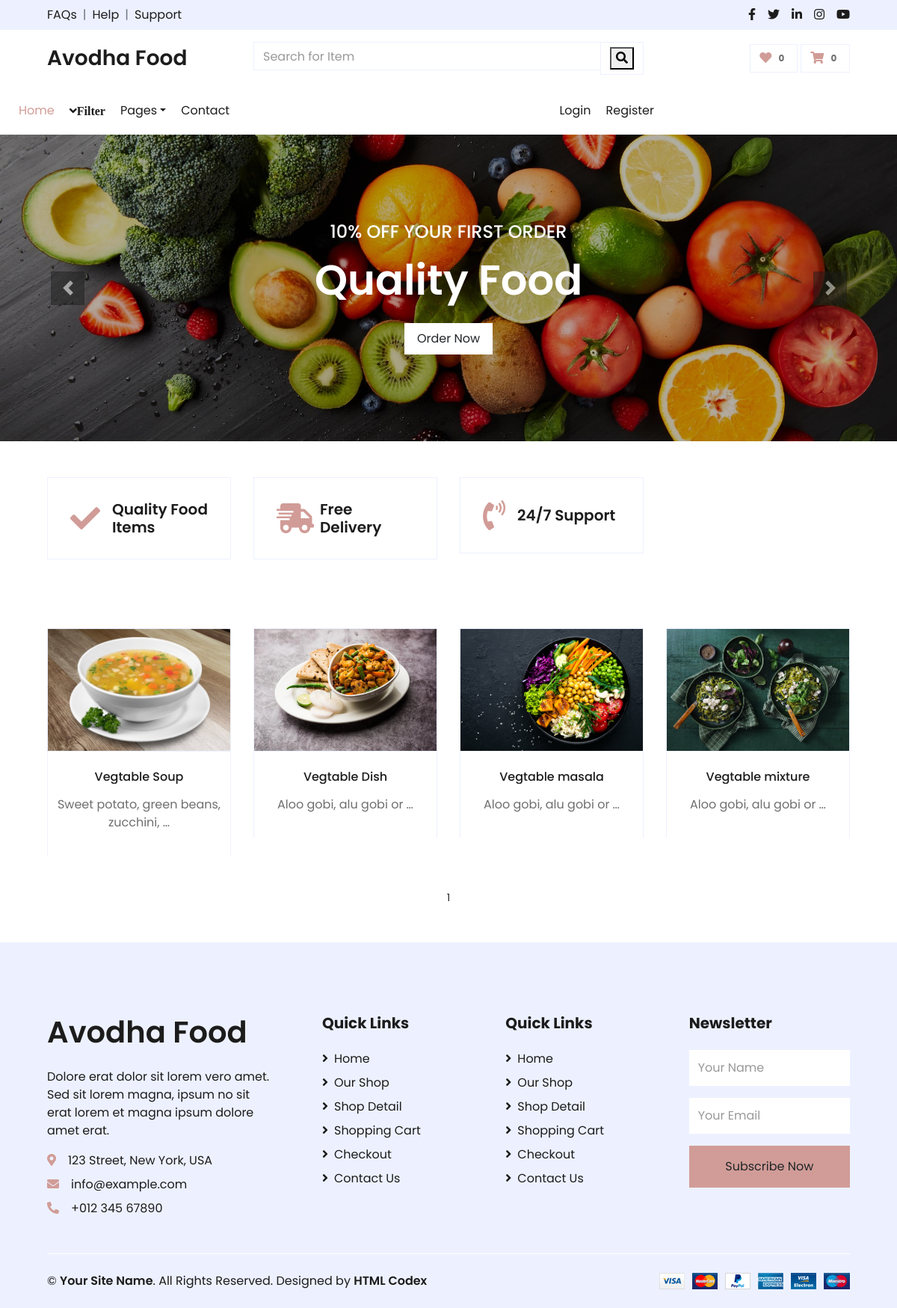
Screenshot of /vegtable-recipe/ with the database file from the repository.
### shop/models.py (models this page shows, shortened)
class Product(models.Model):
    name = models.CharField(max_length=250, unique=True)
    slug = models.SlugField(max_length=250, unique=True)
    img=models.ImageField(upload_to='product')
    desc=models.TextField()
    stock=models.IntegerField()
    available=models.BooleanField()
    price=models.IntegerField()
    category=models.ForeignKey(Category,on_delete=models.CASCADE)
    def get_url(self):
        return reverse('details',args=[self.category.slug,self.slug])

### shop/views.py (the view)
# urls.py: 2. Add a URL to urlpatterns:  path('', views.home, name='home')
def home(request,c_slug=None):
        c_page=None
        prd=None
        if c_slug!=None:
            c_page=get_object_or_404(Category,slug=c_slug)
            prd=Product.objects.filter(category=c_page, available=True)
        else:
            prd = Product.objects.all().filter(available=True)
        catg=Category.objects.all()
        paginator=Paginator(prd,8)
        try:
            page=int(request.GET.get('page','1'))
        except:
            page=1
        try:
            pro=paginator.page(page)
        except (EmptyPage,InvalidPage):
            pro=paginator.page(paginator.num_pages)
        return render(request,'index.html',{'prd': prd,'ct':catg,'page':pro})

### cart/context_processor.py (called while the page is built)
def count(request):
    item_count=0
    if 'admin' in request.path:
        return {}
    else:
        try:
            ct=CartList.objects.filter(cart_id=cart_id(request))
            cti=Items.objects.all().filter(cart=ct[:1])
            for c in cti:
                item_count+=c.quantity
        except CartList.DoesNotExist:
            item_count=0
        return dict(itc=item_count)

### cart/views.py (called while the page is built)
def cart_id(request):
    ct_id=request.session.session_key
    if not ct_id:
        ct_id= request.session.create()
    return ct_id

### shop/models.py (called while the page is built)
    def get_url(self):
        return reverse('prd_cat',args=[self.slug])

### templates/index.html (shortened to what this page needs)
{% extends 'base.html' %}
{% load static %}
{% block content %}
<!DOCTYPE html>
<html lang="en">
<head>
    <link href="https://cdnjs.cloudflare.com/ajax/libs/font-awesome/5.10.0/css/all.min.css" rel="stylesheet">
    <link href="{% static 'home/lib/owlcarousel/assets/owl.carousel.min.css'%}" rel="stylesheet">
    <link href="{% static 'home/css/style.css'%}" rel="stylesheet">
</head>
<body>
                <div id="header-carousel" class="carousel slide" data-ride="carousel">
                    <div class="carousel-inner">
                        <div class="carousel-item active" style="height: 410px;">
                            <img class="img-fluid" src="{% static 'home/img/food1.jpg'%}" alt="Image">
                            <div class="carousel-caption d-flex flex-column align-items-center justify-content-center">
                                <div class="p-3" style="max-width: 700px;">
                                    <h4 class="text-light text-uppercase font-weight-medium mb-3">10% Off Your First Order</h4>
                                    <h3 class="display-4 text-white font-weight-semi-bold mb-4">Quality Food</h3>
                                    <a href="" class="btn btn-light py-2 px-3">Order Now</a>
                                </div>
                            </div>
                        </div>
                    </div>
                    <a class="carousel-control-prev" href="#header-carousel" data-slide="prev">
                        <div class="btn btn-dark" style="width: 45px; height: 45px;">
                            <span class="carousel-control-prev-icon mb-n2"></span>
                        </div>
                    </a>
                    <a class="carousel-control-next" href="#header-carousel" data-slide="next">
                        <div class="btn btn-dark" style="width: 45px; height: 45px;">
                            <span class="carousel-control-next-icon mb-n2"></span>
                        </div>
                    </a>
                </div>
    <div class="container-fluid pt-5">
        <div class="row px-xl-5 pb-3">
            <div class="col-lg-3 col-md-6 col-sm-12 pb-1">
                <div class="d-flex align-items-center border mb-4" style="padding: 30px;">
                    <h1 class="fa fa-check text-primary m-0 mr-3"></h1>
                    <h5 class="font-weight-semi-bold m-0">Quality Food Items</h5>
                </div>
            </div>
            <div class="col-lg-3 col-md-6 col-sm-12 pb-1">
                <div class="d-flex align-items-center border mb-4" style="padding: 30px;">
                    <h1 class="fa fa-shipping-fast text-primary m-0 mr-2"></h1>
                    <h5 class="font-weight-semi-bold m-0">Free Delivery</h5>
                </div>
            </div>
            <div class="col-lg-3 col-md-6 col-sm-12 pb-1">
                <div class="d-flex align-items-center border mb-4" style="padding: 30px;">
                    <h1 class="fa fa-phone-volume text-primary m-0 mr-3"></h1>
                    <h5 class="font-weight-semi-bold m-0">24/7 Support</h5>
                </div>
            </div>
        </div>
    </div>
    <div class="container-fluid pt-5">
        <div class="row px-xl-5 pb-3">
{% for i in page.object_list %}
            <div class="col-lg-3 col-md-6 col-sm-12 pb-1">
                <div class="card product-item border-0 mb-4">
                    <div class="card-header product-img position-relative overflow-hidden bg-transparent border p-0">
                       <a href="{{i.get_url}}"> <img class="img-fluid w-100" src="{{i.img.url}}" alt=""></a>
                    </div>
                    <div class="card-body border-left border-right text-center p-0 pt-4 pb-3">
                        <h6 class="text-truncate mb-3">{{i.name}}</h6>
                        <p>{{i.desc|truncatewords:5}}</p>
                    </div>
                </div>
            </div>
{% endfor %}
        </div>
    </div>
    <center >
        {% for p in page.paginator.page_range %}
            <a href="?page={{p}}"  class="=btn btn-light btn-sm {% if pg.number == p %} active {% endif %}" >{{p}}</a>
        {% endfor %}
    </center>
    <div class="container-fluid bg-secondary text-dark mt-5 pt-5">
        <div class="row px-xl-5 pt-5">
            <div class="col-lg-4 col-md-12 mb-5 pr-3 pr-xl-5">
                <a href="" class="text-decoration-none">
                    <h1 class="mb-4 display-5 font-weight-semi-bold">Avodha Food</h1>
                </a>
                <p>Dolore erat dolor sit lorem vero amet. Sed sit lorem magna, ipsum no sit erat lorem et magna ipsum dolore amet erat.</p>
                <p class="mb-2"><i class="fa fa-map-marker-alt text-primary mr-3"></i>123 Street, New York, USA</p>
                <p class="mb-2"><i class="fa fa-envelope text-primary mr-3"></i>info@example.com</p>
                <p class="mb-0"><i class="fa fa-phone-alt text-primary mr-3"></i>+012 345 67890</p>
            </div>
            <div class="col-lg-8 col-md-12">
                <div class="row">
                    <div class="col-md-4 mb-5">
                        <h5 class="font-weight-bold text-dark mb-4">Quick Links</h5>
                        <div class="d-flex flex-column justify-content-start">
                            <a class="text-dark mb-2" href="index.html"><i class="fa fa-angle-right mr-2"></i>Home</a>
                            <a class="text-dark mb-2" href="shop.html"><i class="fa fa-angle-right mr-2"></i>Our Shop</a>
                            <a class="text-dark mb-2" href="detail.html"><i class="fa fa-angle-right mr-2"></i>Shop Detail</a>
                            <a class="text-dark mb-2" href="cart.html"><i class="fa fa-angle-right mr-2"></i>Shopping Cart</a>
                            <a class="text-dark mb-2" href="checkout.html"><i class="fa fa-angle-right mr-2"></i>Checkout</a>
                            <a class="text-dark" href="contact.html"><i class="fa fa-angle-right mr-2"></i>Contact Us</a>
                        </div>
                    </div>
                    <div class="col-md-4 mb-5">
                        <h5 class="font-weight-bold text-dark mb-4">Quick Links</h5>
                        <div class="d-flex flex-column justify-content-start">
                            <a class="text-dark mb-2" href="index.html"><i class="fa fa-angle-right mr-2"></i>Home</a>
                            <a class="text-dark mb-2" href="shop.html"><i class="fa fa-angle-right mr-2"></i>Our Shop</a>
                            <a class="text-dark mb-2" href="detail.html"><i class="fa fa-angle-right mr-2"></i>Shop Detail</a>
                            <a class="text-dark mb-2" href="cart.html"><i class="fa fa-angle-right mr-2"></i>Shopping Cart</a>
                            <a class="text-dark mb-2" href="checkout.html"><i class="fa fa-angle-right mr-2"></i>Checkout</a>
                            <a class="text-dark" href="contact.html"><i class="fa fa-angle-right mr-2"></i>Contact Us</a>
                        </div>
                    </div>
                    <div class="col-md-4 mb-5">
                        <h5 class="font-weight-bold text-dark mb-4">Newsletter</h5>
                        <form action="">
                            <div class="form-group">
                                <input type="text" class="form-control border-0 py-4" placeholder="Your Name" required="required" />
                            </div>
                            <div class="form-group">
                                <input type="email" class="form-control border-0 py-4" placeholder="Your Email"
                                    required="required" />
                            </div>
                            <div>
                                <button class="btn btn-primary btn-block border-0 py-3" type="submit">Subscribe Now</button>
                            </div>
                        </form>
                    </div>
                </div>
            </div>
        </div>
        <div class="row border-top border-light mx-xl-5 py-4">
            <div class="col-md-6 px-xl-0">
                <p class="mb-md-0 text-center text-md-left text-dark">
                    &copy; <a class="text-dark font-weight-semi-bold" href="#">Your Site Name</a>. All Rights Reserved. Designed
                    by
                    <a class="text-dark font-weight-semi-bold" href="https://htmlcodex.com">HTML Codex</a>
                </p>
            </div>
            <div class="col-md-6 px-xl-0 text-center text-md-right">
                <img class="img-fluid" src="{% static 'home/img/payments.png'%}" alt="">
            </div>
        </div>
    </div>
</body>
</html>
{% endblock %}

### rows the page displays
Product: img (picture), name "Vegtable Soup", desc "Sweet potato, green beans, zucchini, …"
Product: img (picture), name "Vegtable Dish", desc "Aloo gobi, alu gobi or …"
Product: img (picture), name "Vegtable masala", desc "Aloo gobi, alu gobi or …"
Product: img (picture), name "Vegtable mixture", desc "Aloo gobi, alu gobi or …"

### other values shown
{{ itc }} "0"
{{ p }} "1"
